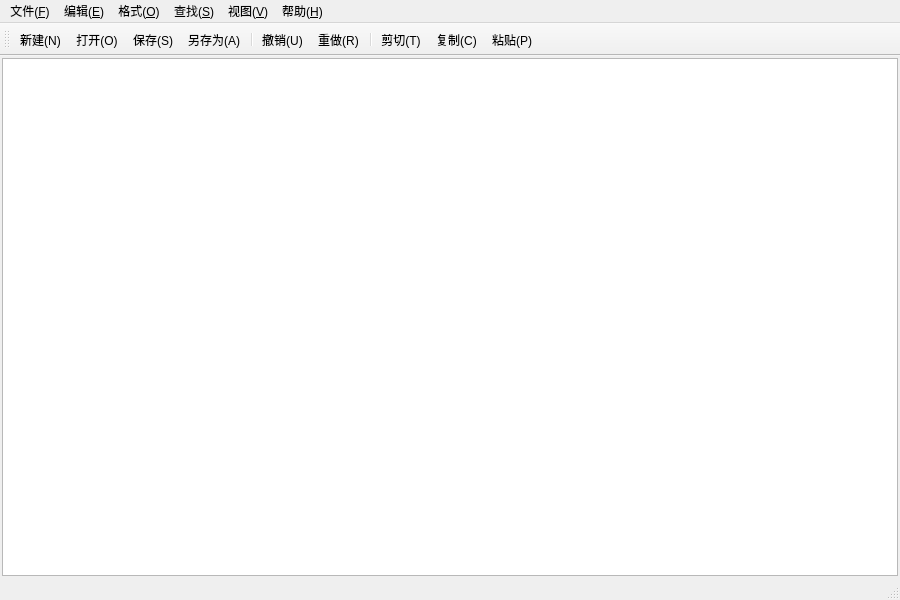
<?xml version="1.0" encoding="UTF-8"?>
<ui version="4.0">
 <class>MainWindow</class>
 <widget class="QMainWindow" name="MainWindow">
  <property name="geometry">
   <rect>
    <x>0</x>
    <y>0</y>
    <width>900</width>
    <height>600</height>
   </rect>
  </property>
  <property name="windowTitle">
   <string>简单文本编辑器</string>
  </property>
  <widget class="QWidget" name="centralwidget">
   <layout class="QVBoxLayout" name="verticalLayout">
    <property name="spacing">
     <number>2</number>
    </property>
    <property name="leftMargin">
     <number>2</number>
    </property>
    <property name="topMargin">
     <number>2</number>
    </property>
    <property name="rightMargin">
     <number>2</number>
    </property>
    <property name="bottomMargin">
     <number>2</number>
    </property>
    <item>
     <widget class="CodeEditor" name="textEdit">
      <property name="frameShape">
       <enum>QFrame::StyledPanel</enum>
      </property>
      <property name="lineWrapMode">
       <enum>QPlainTextEdit::WidgetWidth</enum>
      </property>
     </widget>
    </item>
   </layout>
  </widget>
  <widget class="QMenuBar" name="menubar">
   <property name="geometry">
    <rect>
     <x>0</x>
     <y>0</y>
     <width>900</width>
     <height>21</height>
    </rect>
   </property>
   <widget class="QMenu" name="menuFile">
    <property name="title">
     <string>文件(&amp;F)</string>
    </property>
    <addaction name="actionNew"/>
    <addaction name="actionOpen"/>
    <addaction name="separator"/>
    <addaction name="actionSave"/>
    <addaction name="actionSaveAs"/>
    <addaction name="separator"/>
    <addaction name="actionExit"/>
   </widget>
   <widget class="QMenu" name="menuEdit">
    <property name="title">
     <string>编辑(&amp;E)</string>
    </property>
    <addaction name="actionUndo"/>
    <addaction name="actionRedo"/>
    <addaction name="separator"/>
    <addaction name="actionCut"/>
    <addaction name="actionCopy"/>
    <addaction name="actionPaste"/>
    <addaction name="separator"/>
    <addaction name="actionSelectAll"/>
   </widget>
   <widget class="QMenu" name="menuFormat">
    <property name="title">
     <string>格式(&amp;O)</string>
    </property>
    <addaction name="actionFont"/>
    <addaction name="actionFontColor"/>
    <addaction name="actionBgColor"/>
    <addaction name="separator"/>
    <addaction name="actionWordWrap"/>
    <addaction name="actionLineNumber"/>
   </widget>
   <widget class="QMenu" name="menuSearch">
    <property name="title">
     <string>查找(&amp;S)</string>
    </property>
    <addaction name="actionFind"/>
    <addaction name="actionReplace"/>
   </widget>
   <widget class="QMenu" name="menuView">
    <property name="title">
     <string>视图(&amp;V)</string>
    </property>
    <addaction name="actionShowToolbar"/>
    <addaction name="actionShowStatusbar"/>
   </widget>
   <widget class="QMenu" name="menuHelp">
    <property name="title">
     <string>帮助(&amp;H)</string>
    </property>
    <addaction name="actionAbout"/>
   </widget>
   <addaction name="menuFile"/>
   <addaction name="menuEdit"/>
   <addaction name="menuFormat"/>
   <addaction name="menuSearch"/>
   <addaction name="menuView"/>
   <addaction name="menuHelp"/>
  </widget>
  <widget class="QToolBar" name="toolBar">
   <property name="windowTitle">
    <string>主工具栏</string>
   </property>
   <property name="movable">
    <bool>true</bool>
   </property>
   <attribute name="toolBarArea">
    <enum>TopToolBarArea</enum>
   </attribute>
   <attribute name="toolBarBreak">
    <bool>false</bool>
   </attribute>
   <addaction name="actionNew"/>
   <addaction name="actionOpen"/>
   <addaction name="actionSave"/>
   <addaction name="actionSaveAs"/>
   <addaction name="separator"/>
   <addaction name="actionUndo"/>
   <addaction name="actionRedo"/>
   <addaction name="separator"/>
   <addaction name="actionCut"/>
   <addaction name="actionCopy"/>
   <addaction name="actionPaste"/>
  </widget>
  <widget class="QStatusBar" name="statusBar"/>
  <action name="actionNew">
   <property name="text">
    <string>新建(&amp;N)</string>
   </property>
   <property name="shortcut">
    <string>Ctrl+N</string>
   </property>
  </action>
  <action name="actionOpen">
   <property name="text">
    <string>打开(&amp;O)...</string>
   </property>
   <property name="shortcut">
    <string>Ctrl+O</string>
   </property>
  </action>
  <action name="actionSave">
   <property name="text">
    <string>保存(&amp;S)</string>
   </property>
   <property name="shortcut">
    <string>Ctrl+S</string>
   </property>
  </action>
  <action name="actionSaveAs">
   <property name="text">
    <string>另存为(&amp;A)...</string>
   </property>
   <property name="shortcut">
    <string>Ctrl+Shift+S</string>
   </property>
  </action>
  <action name="actionExit">
   <property name="text">
    <string>退出(&amp;X)</string>
   </property>
  </action>
  <action name="actionUndo">
   <property name="text">
    <string>撤销(&amp;U)</string>
   </property>
   <property name="shortcut">
    <string>Ctrl+Z</string>
   </property>
  </action>
  <action name="actionRedo">
   <property name="text">
    <string>重做(&amp;R)</string>
   </property>
   <property name="shortcut">
    <string>Ctrl+Y</string>
   </property>
  </action>
  <action name="actionCut">
   <property name="text">
    <string>剪切(&amp;T)</string>
   </property>
   <property name="shortcut">
    <string>Ctrl+X</string>
   </property>
  </action>
  <action name="actionCopy">
   <property name="text">
    <string>复制(&amp;C)</string>
   </property>
   <property name="shortcut">
    <string>Ctrl+C</string>
   </property>
  </action>
  <action name="actionPaste">
   <property name="text">
    <string>粘贴(&amp;P)</string>
   </property>
   <property name="shortcut">
    <string>Ctrl+V</string>
   </property>
  </action>
  <action name="actionSelectAll">
   <property name="text">
    <string>全选(&amp;L)</string>
   </property>
   <property name="shortcut">
    <string>Ctrl+A</string>
   </property>
  </action>
  <action name="actionFont">
   <property name="text">
    <string>字体(&amp;F)...</string>
   </property>
   <property name="shortcut">
    <string>Ctrl+D</string>
   </property>
  </action>
  <action name="actionFontColor">
   <property name="text">
    <string>字体颜色(&amp;C)...</string>
   </property>
   <property name="shortcut">
    <string>Ctrl+Shift+C</string>
   </property>
  </action>
  <action name="actionBgColor">
   <property name="text">
    <string>背景色(&amp;B)...</string>
   </property>
   <property name="shortcut">
    <string>Ctrl+Shift+B</string>
   </property>
  </action>
  <action name="actionWordWrap">
   <property name="text">
    <string>自动换行(&amp;W)</string>
   </property>
   <property name="shortcut">
    <string>Ctrl+Shift+W</string>
   </property>
   <property name="checkable">
    <bool>true</bool>
   </property>
   <property name="checked">
    <bool>true</bool>
   </property>
  </action>
  <action name="actionLineNumber">
   <property name="text">
    <string>显示行号(&amp;L)</string>
   </property>
   <property name="shortcut">
    <string>Ctrl+Shift+L</string>
   </property>
   <property name="checkable">
    <bool>true</bool>
   </property>
   <property name="checked">
    <bool>true</bool>
   </property>
  </action>
  <action name="actionFind">
   <property name="text">
    <string>查找(&amp;F)...</string>
   </property>
   <property name="shortcut">
    <string>Ctrl+F</string>
   </property>
  </action>
  <action name="actionReplace">
   <property name="text">
    <string>替换(&amp;R)...</string>
   </property>
   <property name="shortcut">
    <string>Ctrl+H</string>
   </property>
  </action>
  <action name="actionShowToolbar">
   <property name="text">
    <string>显示工具栏(&amp;T)</string>
   </property>
   <property name="shortcut">
    <string>F2</string>
   </property>
   <property name="checkable">
    <bool>true</bool>
   </property>
   <property name="checked">
    <bool>true</bool>
   </property>
  </action>
  <action name="actionShowStatusbar">
   <property name="text">
    <string>显示状态栏(&amp;S)</string>
   </property>
   <property name="shortcut">
    <string>F3</string>
   </property>
   <property name="checkable">
    <bool>true</bool>
   </property>
   <property name="checked">
    <bool>true</bool>
   </property>
  </action>
  <action name="actionAbout">
   <property name="text">
    <string>关于(&amp;A)...</string>
   </property>
   <property name="shortcut">
    <string>F1</string>
   </property>
  </action>
 </widget>
 <customwidgets>
  <customwidget>
   <class>CodeEditor</class>
   <extends>QPlainTextEdit</extends>
   <header>codeeditor.h</header>
  </customwidget>
 </customwidgets>
 <resources/>
 <connections/>
</ui>
